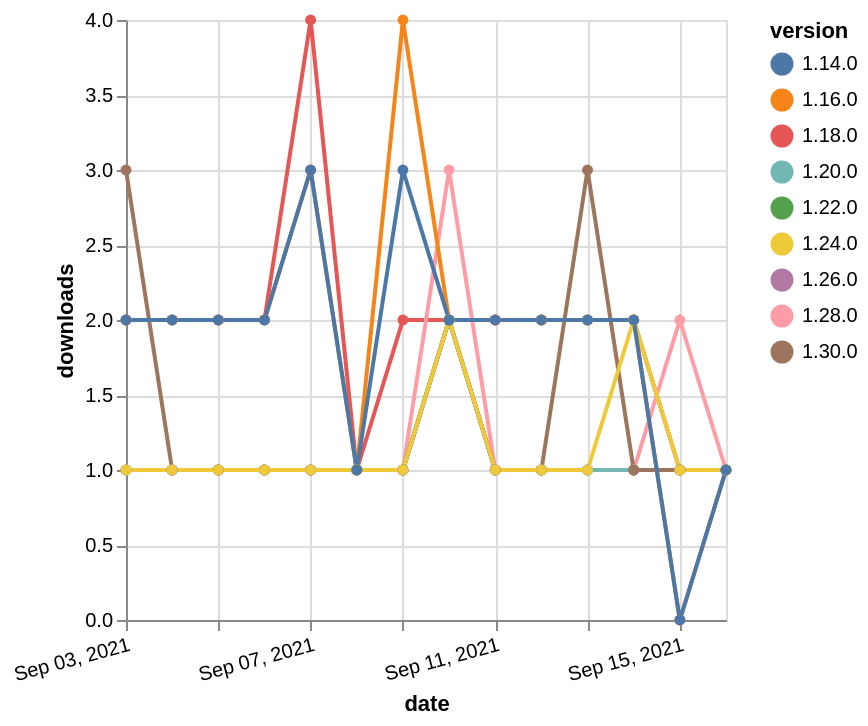

The Vega-Lite source for this figure:
### Vega-Lite specification from a JSON file in a GitHub repository (floating-point values rounded to 4 significant figures)
{"$schema": "https://vega.github.io/schema/vega-lite/v5.json", "description": "A simple bar chart with embedded data.", "data": {"values": [{"date": "2021-09-03", "total": 2416, "delta": 2, "version": "1.18.0"}, {"date": "2021-09-04", "total": 2418, "delta": 2, "version": "1.18.0"}, {"date": "2021-09-05", "total": 2420, "delta": 2, "version": "1.18.0"}, {"date": "2021-09-06", "total": 2422, "delta": 2, "version": "1.18.0"}, {"date": "2021-09-07", "total": 2426, "delta": 4, "version": "1.18.0"}, {"date": "2021-09-08", "total": 2427, "delta": 1, "version": "1.18.0"}, {"date": "2021-09-09", "total": 2429, "delta": 2, "version": "1.18.0"}, {"date": "2021-09-10", "total": 2431, "delta": 2, "version": "1.18.0"}, {"date": "2021-09-11", "total": 2433, "delta": 2, "version": "1.18.0"}, {"date": "2021-09-12", "total": 2435, "delta": 2, "version": "1.18.0"}, {"date": "2021-09-13", "total": 2437, "delta": 2, "version": "1.18.0"}, {"date": "2021-09-14", "total": 2439, "delta": 2, "version": "1.18.0"}, {"date": "2021-09-15", "total": 2440, "delta": 1, "version": "1.18.0"}, {"date": "2021-09-16", "total": 2441, "delta": 1, "version": "1.18.0"}, {"date": "2021-09-03", "total": 206, "delta": 1, "version": "1.22.0"}, {"date": "2021-09-04", "total": 207, "delta": 1, "version": "1.22.0"}, {"date": "2021-09-05", "total": 208, "delta": 1, "version": "1.22.0"}, {"date": "2021-09-06", "total": 209, "delta": 1, "version": "1.22.0"}, {"date": "2021-09-07", "total": 210, "delta": 1, "version": "1.22.0"}, {"date": "2021-09-08", "total": 211, "delta": 1, "version": "1.22.0"}, {"date": "2021-09-09", "total": 212, "delta": 1, "version": "1.22.0"}, {"date": "2021-09-10", "total": 214, "delta": 2, "version": "1.22.0"}, {"date": "2021-09-11", "total": 215, "delta": 1, "version": "1.22.0"}, {"date": "2021-09-12", "total": 216, "delta": 1, "version": "1.22.0"}, {"date": "2021-09-13", "total": 217, "delta": 1, "version": "1.22.0"}, {"date": "2021-09-14", "total": 218, "delta": 1, "version": "1.22.0"}, {"date": "2021-09-15", "total": 219, "delta": 1, "version": "1.22.0"}, {"date": "2021-09-16", "total": 220, "delta": 1, "version": "1.22.0"}, {"date": "2021-09-03", "total": 190, "delta": 1, "version": "1.28.0"}, {"date": "2021-09-04", "total": 191, "delta": 1, "version": "1.28.0"}, {"date": "2021-09-05", "total": 192, "delta": 1, "version": "1.28.0"}, {"date": "2021-09-06", "total": 193, "delta": 1, "version": "1.28.0"}, {"date": "2021-09-07", "total": 194, "delta": 1, "version": "1.28.0"}, {"date": "2021-09-08", "total": 195, "delta": 1, "version": "1.28.0"}, {"date": "2021-09-09", "total": 196, "delta": 1, "version": "1.28.0"}, {"date": "2021-09-10", "total": 199, "delta": 3, "version": "1.28.0"}, {"date": "2021-09-11", "total": 200, "delta": 1, "version": "1.28.0"}, {"date": "2021-09-12", "total": 201, "delta": 1, "version": "1.28.0"}, {"date": "2021-09-13", "total": 202, "delta": 1, "version": "1.28.0"}, {"date": "2021-09-14", "total": 203, "delta": 1, "version": "1.28.0"}, {"date": "2021-09-15", "total": 205, "delta": 2, "version": "1.28.0"}, {"date": "2021-09-16", "total": 206, "delta": 1, "version": "1.28.0"}, {"date": "2021-09-03", "total": 172, "delta": 1, "version": "1.26.0"}, {"date": "2021-09-04", "total": 173, "delta": 1, "version": "1.26.0"}, {"date": "2021-09-05", "total": 174, "delta": 1, "version": "1.26.0"}, {"date": "2021-09-06", "total": 175, "delta": 1, "version": "1.26.0"}, {"date": "2021-09-07", "total": 176, "delta": 1, "version": "1.26.0"}, {"date": "2021-09-08", "total": 177, "delta": 1, "version": "1.26.0"}, {"date": "2021-09-09", "total": 178, "delta": 1, "version": "1.26.0"}, {"date": "2021-09-10", "total": 180, "delta": 2, "version": "1.26.0"}, {"date": "2021-09-11", "total": 181, "delta": 1, "version": "1.26.0"}, {"date": "2021-09-12", "total": 182, "delta": 1, "version": "1.26.0"}, {"date": "2021-09-13", "total": 183, "delta": 1, "version": "1.26.0"}, {"date": "2021-09-14", "total": 184, "delta": 1, "version": "1.26.0"}, {"date": "2021-09-15", "total": 185, "delta": 1, "version": "1.26.0"}, {"date": "2021-09-16", "total": 186, "delta": 1, "version": "1.26.0"}, {"date": "2021-09-03", "total": 249, "delta": 1, "version": "1.20.0"}, {"date": "2021-09-04", "total": 250, "delta": 1, "version": "1.20.0"}, {"date": "2021-09-05", "total": 251, "delta": 1, "version": "1.20.0"}, {"date": "2021-09-06", "total": 252, "delta": 1, "version": "1.20.0"}, {"date": "2021-09-07", "total": 253, "delta": 1, "version": "1.20.0"}, {"date": "2021-09-08", "total": 254, "delta": 1, "version": "1.20.0"}, {"date": "2021-09-09", "total": 255, "delta": 1, "version": "1.20.0"}, {"date": "2021-09-10", "total": 257, "delta": 2, "version": "1.20.0"}, {"date": "2021-09-11", "total": 258, "delta": 1, "version": "1.20.0"}, {"date": "2021-09-12", "total": 259, "delta": 1, "version": "1.20.0"}, {"date": "2021-09-13", "total": 260, "delta": 1, "version": "1.20.0"}, {"date": "2021-09-14", "total": 261, "delta": 1, "version": "1.20.0"}, {"date": "2021-09-15", "total": 262, "delta": 1, "version": "1.20.0"}, {"date": "2021-09-16", "total": 263, "delta": 1, "version": "1.20.0"}, {"date": "2021-09-03", "total": 2603, "delta": 2, "version": "1.16.0"}, {"date": "2021-09-04", "total": 2605, "delta": 2, "version": "1.16.0"}, {"date": "2021-09-05", "total": 2607, "delta": 2, "version": "1.16.0"}, {"date": "2021-09-06", "total": 2609, "delta": 2, "version": "1.16.0"}, {"date": "2021-09-07", "total": 2612, "delta": 3, "version": "1.16.0"}, {"date": "2021-09-08", "total": 2613, "delta": 1, "version": "1.16.0"}, {"date": "2021-09-09", "total": 2617, "delta": 4, "version": "1.16.0"}, {"date": "2021-09-10", "total": 2619, "delta": 2, "version": "1.16.0"}, {"date": "2021-09-11", "total": 2621, "delta": 2, "version": "1.16.0"}, {"date": "2021-09-12", "total": 2623, "delta": 2, "version": "1.16.0"}, {"date": "2021-09-13", "total": 2625, "delta": 2, "version": "1.16.0"}, {"date": "2021-09-14", "total": 2627, "delta": 2, "version": "1.16.0"}, {"date": "2021-09-15", "total": 2627, "delta": 0, "version": "1.16.0"}, {"date": "2021-09-16", "total": 2628, "delta": 1, "version": "1.16.0"}, {"date": "2021-09-03", "total": 127, "delta": 3, "version": "1.30.0"}, {"date": "2021-09-04", "total": 128, "delta": 1, "version": "1.30.0"}, {"date": "2021-09-05", "total": 129, "delta": 1, "version": "1.30.0"}, {"date": "2021-09-06", "total": 130, "delta": 1, "version": "1.30.0"}, {"date": "2021-09-07", "total": 131, "delta": 1, "version": "1.30.0"}, {"date": "2021-09-08", "total": 132, "delta": 1, "version": "1.30.0"}, {"date": "2021-09-09", "total": 133, "delta": 1, "version": "1.30.0"}, {"date": "2021-09-10", "total": 135, "delta": 2, "version": "1.30.0"}, {"date": "2021-09-11", "total": 136, "delta": 1, "version": "1.30.0"}, {"date": "2021-09-12", "total": 137, "delta": 1, "version": "1.30.0"}, {"date": "2021-09-13", "total": 140, "delta": 3, "version": "1.30.0"}, {"date": "2021-09-14", "total": 141, "delta": 1, "version": "1.30.0"}, {"date": "2021-09-15", "total": 142, "delta": 1, "version": "1.30.0"}, {"date": "2021-09-16", "total": 143, "delta": 1, "version": "1.30.0"}, {"date": "2021-09-03", "total": 196, "delta": 1, "version": "1.24.0"}, {"date": "2021-09-04", "total": 197, "delta": 1, "version": "1.24.0"}, {"date": "2021-09-05", "total": 198, "delta": 1, "version": "1.24.0"}, {"date": "2021-09-06", "total": 199, "delta": 1, "version": "1.24.0"}, {"date": "2021-09-07", "total": 200, "delta": 1, "version": "1.24.0"}, {"date": "2021-09-08", "total": 201, "delta": 1, "version": "1.24.0"}, {"date": "2021-09-09", "total": 202, "delta": 1, "version": "1.24.0"}, {"date": "2021-09-10", "total": 204, "delta": 2, "version": "1.24.0"}, {"date": "2021-09-11", "total": 205, "delta": 1, "version": "1.24.0"}, {"date": "2021-09-12", "total": 206, "delta": 1, "version": "1.24.0"}, {"date": "2021-09-13", "total": 207, "delta": 1, "version": "1.24.0"}, {"date": "2021-09-14", "total": 209, "delta": 2, "version": "1.24.0"}, {"date": "2021-09-15", "total": 210, "delta": 1, "version": "1.24.0"}, {"date": "2021-09-16", "total": 211, "delta": 1, "version": "1.24.0"}, {"date": "2021-09-03", "total": 2548, "delta": 2, "version": "1.14.0"}, {"date": "2021-09-04", "total": 2550, "delta": 2, "version": "1.14.0"}, {"date": "2021-09-05", "total": 2552, "delta": 2, "version": "1.14.0"}, {"date": "2021-09-06", "total": 2554, "delta": 2, "version": "1.14.0"}, {"date": "2021-09-07", "total": 2557, "delta": 3, "version": "1.14.0"}, {"date": "2021-09-08", "total": 2558, "delta": 1, "version": "1.14.0"}, {"date": "2021-09-09", "total": 2561, "delta": 3, "version": "1.14.0"}, {"date": "2021-09-10", "total": 2563, "delta": 2, "version": "1.14.0"}, {"date": "2021-09-11", "total": 2565, "delta": 2, "version": "1.14.0"}, {"date": "2021-09-12", "total": 2567, "delta": 2, "version": "1.14.0"}, {"date": "2021-09-13", "total": 2569, "delta": 2, "version": "1.14.0"}, {"date": "2021-09-14", "total": 2571, "delta": 2, "version": "1.14.0"}, {"date": "2021-09-15", "total": 2571, "delta": 0, "version": "1.14.0"}, {"date": "2021-09-16", "total": 2572, "delta": 1, "version": "1.14.0"}]}, "width": "container", "mark": {"type": "line", "point": {"filled": true}}, "encoding": {"x": {"field": "date", "type": "temporal", "timeUnit": "yearmonthdate", "title": "date", "axis": {"labelAngle": -15}}, "y": {"field": "delta", "type": "quantitative", "title": "downloads"}, "color": {"field": "version", "type": "nominal"}, "tooltip": {"field": "delta"}}}
